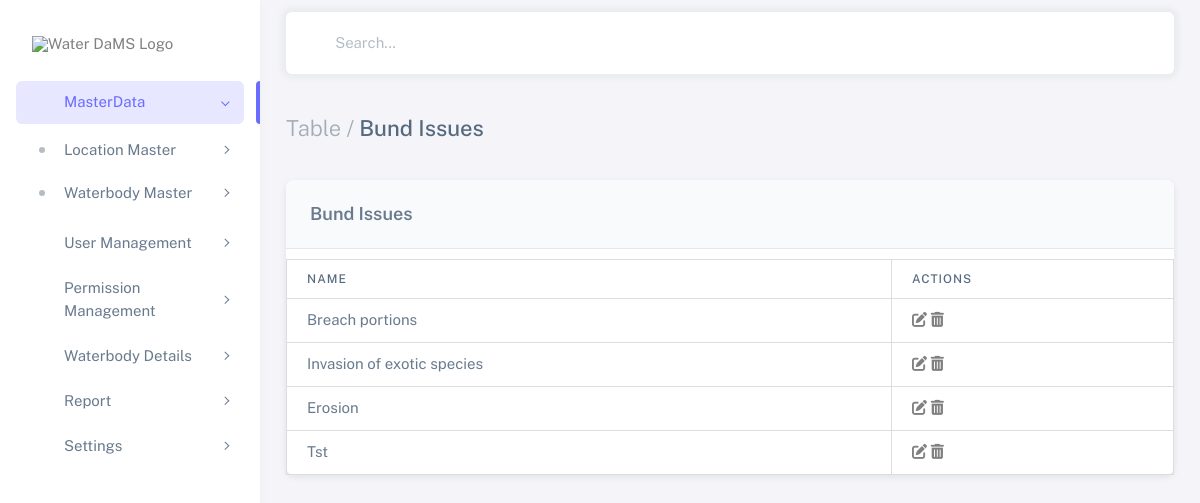
Screenshot of /bund-issues/ with the database file from the repository.
### waterbodies_app/models.py (models this page shows, shortened)
class BundIssues(models.Model):
    name = models.CharField(max_length=255)

### waterbodies_app/views.py (the view)
# urls.py: path('bund-issues/', views.bund_issues_list, name='bund_issues_list'),
def bund_issues_list(request):
    bund_issues = BundIssues.objects.all()
    return render(request, 'bund_issues_list.html', {'bund_issues': bund_issues})

### templates/bund_issues_list.html (shortened to what this page needs)
<!DOCTYPE html>
{%load static%}
<html
class="light-style layout-menu-fixed layout-compact"
dir="ltr"
data-theme="theme-default"
data-assets-path="{% static 'assets/' %}"
data-template="vertical-menu-template-free">
<!DOCTYPE html>
<html lang="en" class="light-style layout-wide customizer-hide" dir="ltr" data-theme="theme-default">
<head>
    {% load static %}
    <link rel="stylesheet" href="{% static 'assets/vendor/fonts/boxicons.css' %}"/>
    <link rel="stylesheet" href="https://cdnjs.cloudflare.com/ajax/libs/font-awesome/6.5.2/css/all.min.css">
    <link rel="stylesheet" href="{% static 'assets/vendor/css/core.css' %}" class="template-customizer-core-css"/>
    <link rel="stylesheet" href="{% static 'assets/vendor/css/theme-default.css' %}" class="template-customizer-theme-css"/>
    <link rel="stylesheet" href="{% static 'assets/css/demo.css' %}"/>
    <link rel="stylesheet" href="{% static 'assets/vendor/libs/perfect-scrollbar/perfect-scrollbar.css' %}"/>
    <link rel="stylesheet" href="{% static 'assets/vendor/css/pages/page-auth.css' %}"/>
</head>
  <body>
    <div class="layout-wrapper layout-content-navbar">
      <div class="layout-container">
        <aside id="layout-menu" class="layout-menu menu-vertical menu bg-menu-theme">
          <div class="app-brand demo">
            <a href="" class="app-brand-link">
              <span class="app-brand-logo demo">
                <img src="{% static 'image/waterdams.png' %}" alt="Water DaMS Logo" style="width: 150px; height: auto;">
              </span>
            </a>
          </div>
          <ul class="menu-inner py-1">
            <li class="menu-item active open">
              <a href="javascript:void(0);" class="menu-link menu-toggle">
                <i class="menu-icon tf-icons bx bx-home-circle"></i>
                <div data-i18n="Dashboards">MasterData</div>
              </a>
              <ul class="menu-sub">
                <li class="menu-item has-submenu">
                  <a href="javascript:void(0);" class="menu-link menu-toggle">
                    <div data-i18n="CRM">Location Master</div>
                  </a>
                </li>
                <li class="menu-item has-submenu">
                  <a href="javascript:void(0);" class="menu-link menu-toggle">
                    <div data-i18n="Academy">Waterbody Master</div>
                  </a>
                </li>
              </ul>
            </li>
            <li class="menu-item">
              <a href="javascript:void(0);" class="menu-link menu-toggle">
                <i class="menu-icon tf-icons bx bx-user"></i>
                <div data-i18n="Layouts">User Management</div>
              </a>
            </li>
            <li class="menu-item">
              <a href="javascript:void(0);" class="menu-link menu-toggle">
                <i class="menu-icon tf-icons bx bx-shield"></i>
                <div data-i18n="Layouts">Permission Management</div>
              </a>
            </li>
            <li class="menu-item">
              <a href="javascript:void(0);" class="menu-link menu-toggle">
                <i class="menu-icon tf-icons bx bx-water"></i>
                <div data-i18n="Layouts">Waterbody Details</div>
              </a>
            </li>
            <li class="menu-item">
              <a href="javascript:void(0);" class="menu-link menu-toggle">
                <i class="menu-icon tf-icons bx bx-shield"></i>
                <div data-i18n="Layouts">Report</div>
              </a>
            </li>
            <li class="menu-item">
              <a href="javascript:void(0);" class="menu-link menu-toggle">
                <i class="menu-icon tf-icons bx bx-file"></i>
                <div data-i18n="Layouts">Settings</div>
              </a>
            </li>
          </ul>
        </aside>
        <div class="layout-page">
          <nav
            class="layout-navbar container-xxl navbar navbar-expand-xl navbar-detached align-items-center bg-navbar-theme"
            id="layout-navbar">
            <div class="navbar-nav-right d-flex align-items-center" id="navbar-collapse">
              <div class="navbar-nav align-items-center">
                <div class="nav-item d-flex align-items-center">
                  <i class="bx bx-search fs-4 lh-0"></i>
                  <input
                    type="text"
                    class="form-control border-0 shadow-none ps-1 ps-sm-2"
                    placeholder="Search..."
                    aria-label="Search..." />
                </div>
              </div>
            </div>
          </nav>
          <div class="content-wrapper">
            <div class="container-xxl flex-grow-1 container-p-y">
              <h4 class="py-3 mb-4"><span class="text-muted fw-light">Table /</span> Bund Issues</h4>
              <div class="card">
                <h5 class="card-header">Bund Issues</h5>
                <div class="table-responsive text-nowrap">
                    <table class="table">
                        <thead>
                            <tr class="text-nowrap">
                                <th>Name</th>
                                <th>Actions</th>
                            </tr>
                        </thead>
                        <tbody>
                            {% for bund_issue in bund_issues %}
                            <tr>
                                <td>{{ bund_issue.name }}</td>
                                <td>
                                    <a href="javascript:void(0)" class="edit-bund-issue" data-id="{{ bund_issue.id }}"
                                    data-name="{{ bund_issue.name }}">
                                    <i class="fas fa-edit"></i></a>
                                    <a href="javascript:void(0)" class="delete-bund-issue" data-id="{{ bund_issue.id }}"
                                    data-name="{{ bund_issue.name }}">
                                    <i class="fas fa-trash-alt"></i></a>
                                </td>
                            </tr>
                            {% endfor %}
                        </tbody>
                    </table>
                </div>
            </div>
          </div>
        </div>
      </div>
    </div>
  </body>
</html>

### static/assets/css/demo.css (style rules this page uses)
.menu .app-brand.demo { height: 64px; margin-top: 12px; }
.card-header { font-weight: 600; background-color: #f8fafc; border-bottom: 1px solid #e5e7eb; }
table { width: 100%; border-collapse: collapse; margin-top: 10px; }
th, td { padding: 12px; border: 1px solid #ddd; text-align: left; }
th { background-color: #f4f4f4; }

### rows the page displays
BundIssues: name "Breach portions"
BundIssues: name "Invasion of exotic species"
BundIssues: name "Erosion"
BundIssues: name "Tst"
